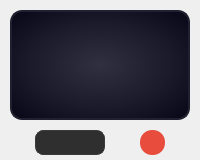
            <widget class="QWidget" name="slot17Widget" native="true">
             <property name="styleSheet">
              <string>QWidget#slot17Widget {
    background: qradialgradient(cx:0.5, cy:0.5, radius:0.8, fx:0.5, fy:0.5, stop:0 #2a2a3a, stop:0.5 #1a1a2a, stop:1 #0a0a1a);
    border: 1px solid #363540;
    border-radius: 8px;
}</string>
             </property>
             <layout class="QVBoxLayout" name="slot17Layout">
              <property name="spacing">
               <number>10</number>
              </property>
              <property name="leftMargin">
               <number>10</number>
              </property>
              <property name="topMargin">
               <number>10</number>
              </property>
              <property name="rightMargin">
               <number>10</number>
              </property>
              <property name="bottomMargin">
               <number>5</number>
              </property>
              <item>
               <widget class="QPushButton" name="slot17">
                <property name="minimumSize">
                 <size>
                  <width>110</width>
                  <height>110</height>
                 </size>
                </property>
                <property name="maximumSize">
                 <size>
                  <width>16777215</width>
                  <height>16777215</height>
                 </size>
                </property>
                <property name="styleSheet">
                 <string>QPushButton {
    background: qradialgradient(cx:0.5, cy:0.5, radius:0.8, fx:0.5, fy:0.5, stop:0 #303040, stop:0.5 #1a1a2a, stop:1 #000010);
    border: 2px solid #202030;
    border-radius: 12px;
    color: white;
    font-size: 14px;
    font-weight: bold;
}
QPushButton:hover {
    border: 1px solid #00ff88;
}
QPushButton:pressed {
    background: qradialgradient(cx:0.5, cy:0.5, radius:0.8, fx:0.5, fy:0.5, stop:0 #101020, stop:0.5 #0a0a1a, stop:1 #000000);
    border-color: #1a1a2a;
}</string>
                </property>
                <property name="text">
                </property>
                <property name="icon">
                 <iconset resource="Soundpack.qrc">
                  <normaloff>:/app/img/app/add.png</normaloff>:/app/img/app/add.png</iconset>
                </property>
                <property name="iconSize">
                 <size>
                  <width>96</width>
                  <height>96</height>
                 </size>
                </property>
                <property name="scaledContents" stdset="0">
                 <bool>true</bool>
                </property>
               </widget>
              </item>
              <item>
               <layout class="QHBoxLayout" name="slot17Controls">
                <property name="leftMargin">
                 <number>0</number>
                </property>
                <property name="topMargin">
                 <number>0</number>
                </property>
                <property name="rightMargin">
                 <number>0</number>
                </property>
                <property name="bottomMargin">
                 <number>0</number>
                </property>
                <item>
                 <widget class="QComboBox" name="slot17Hotkey">
                  <property name="minimumSize">
                   <size>
                    <width>70</width>
                    <height>25</height>
                   </size>
                  </property>
                  <property name="maximumSize">
                   <size>
                    <width>70</width>
                    <height>25</height>
                   </size>
                  </property>
                  <property name="styleSheet">
                   <string>QComboBox {
    background: #2f2f2f;
    border-radius: 8px;
    border: 1px solid #3a3a3a;
    padding: 2px 8px;
    color: white;
}

QComboBox:hover {
    border: 1px solid #00ff88;
}

QComboBox::drop-down {
    border: none;
    width: 18px;
}

QComboBox QAbstractItemView {
    background: #2a2a2a;
    border: 1px solid #00ff88;
    selection-background-color: #00ff88;
    selection-color: #000000;
    color: white;
}

QComboBox QAbstractItemView::item {
    padding: 5px 10px;
}

QComboBox QAbstractItemView::item:selected {
    background: #00ff88;
    color: #000000;
}

QScrollBar:vertical {
    background: #2a2a2a;
    width: 8px;
    border-radius: 4px;
}

QScrollBar::handle:vertical {
    background: #00ff88;
    border-radius: 4px;
    min-height: 20px;
}

QScrollBar::handle:vertical:hover {
    background: #00cc66;
}</string>
                  </property>
                 </widget>
                </item>
                <item>
                 <widget class="QPushButton" name="slot17Delete">
                  <property name="minimumSize">
                   <size>
                    <width>25</width>
                    <height>25</height>
                   </size>
                  </property>
                  <property name="maximumSize">
                   <size>
                    <width>25</width>
                    <height>25</height>
                   </size>
                  </property>
                  <property name="styleSheet">
                   <string>QPushButton {
    background-color: #e74c3c;
    border: none;
    border-radius: 12px;
    color: white;
    font-size: 12px;
    font-weight: bold;
}
QPushButton:hover {
    border: 1px solid #00ff88;
}</string>
                  </property>
                  <property name="text">
                   <string/>
                  </property>
                  <property name="icon">
                   <iconset resource="Soundpack.qrc">
                    <normaloff>:/app/img/app/bin (1).png</normaloff>:/app/img/app/bin (1).png</iconset>
                  </property>
                 </widget>
                </item>
               </layout>
              </item>
             </layout>
            </widget>
